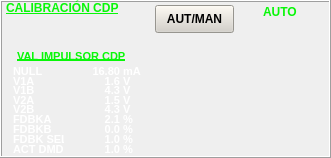
  <widget class="QFrame" name="FrCalIGV_2">
   <property name="geometry">
    <rect>
     <x>691</x>
     <y>40</y>
     <width>331</width>
     <height>158</height>
    </rect>
   </property>
   <property name="frameShape">
    <enum>QFrame::Box</enum>
   </property>
   <property name="frameShadow">
    <enum>QFrame::Raised</enum>
   </property>
   <widget class="QLabel" name="lbCDPT">
    <property name="geometry">
     <rect>
      <x>6</x>
      <y>0</y>
      <width>121</width>
      <height>16</height>
     </rect>
    </property>
    <property name="font">
     <font>
      <pointsize>9</pointsize>
      <weight>75</weight>
      <bold>true</bold>
      <underline>true</underline>
     </font>
    </property>
    <property name="layoutDirection">
     <enum>Qt::LeftToRight</enum>
    </property>
    <property name="styleSheet">
     <string notr="true">background-color: rgba(255, 255, 255, 0);
color: rgb(8, 247, 8);</string>
    </property>
    <property name="text">
     <string>CALIBRACIÓN CDP</string>
    </property>
   </widget>
   <widget class="QLabel" name="lbAutoCDPT">
    <property name="geometry">
     <rect>
      <x>263</x>
      <y>4</y>
      <width>41</width>
      <height>16</height>
     </rect>
    </property>
    <property name="font">
     <font>
      <pointsize>9</pointsize>
      <weight>75</weight>
      <bold>true</bold>
      <underline>false</underline>
     </font>
    </property>
    <property name="layoutDirection">
     <enum>Qt::LeftToRight</enum>
    </property>
    <property name="styleSheet">
     <string notr="true">background-color: rgba(255, 255, 255, 0);
color: rgb(8, 247, 8);</string>
    </property>
    <property name="text">
     <string>AUTO</string>
    </property>
   </widget>
   <widget class="QPushButton" name="btnAUTCDP">
    <property name="geometry">
     <rect>
      <x>155</x>
      <y>5</y>
      <width>79</width>
      <height>28</height>
     </rect>
    </property>
    <property name="font">
     <font>
      <pointsize>9</pointsize>
      <weight>75</weight>
      <bold>true</bold>
     </font>
    </property>
    <property name="styleSheet">
     <string notr="true">background-color: rgb(212, 208, 200);</string>
    </property>
    <property name="text">
     <string>AUT/MAN</string>
    </property>
   </widget>
   <widget class="QLabel" name="lbCDPT_2">
    <property name="geometry">
     <rect>
      <x>17</x>
      <y>48</y>
      <width>121</width>
      <height>16</height>
     </rect>
    </property>
    <property name="font">
     <font>
      <pointsize>8</pointsize>
      <weight>75</weight>
      <bold>true</bold>
      <underline>true</underline>
     </font>
    </property>
    <property name="layoutDirection">
     <enum>Qt::LeftToRight</enum>
    </property>
    <property name="styleSheet">
     <string notr="true">background-color: rgba(255, 255, 255, 0);
color: rgb(8, 247, 8);</string>
    </property>
    <property name="text">
     <string>VAL IMPULSOR CDP</string>
    </property>
   </widget>
   <widget class="QLabel" name="lbImpCDPT_1">
    <property name="geometry">
     <rect>
      <x>13</x>
      <y>63</y>
      <width>41</width>
      <height>16</height>
     </rect>
    </property>
    <property name="font">
     <font>
      <pointsize>8</pointsize>
      <weight>75</weight>
      <bold>true</bold>
      <underline>false</underline>
     </font>
    </property>
    <property name="layoutDirection">
     <enum>Qt::LeftToRight</enum>
    </property>
    <property name="styleSheet">
     <string notr="true">background-color: rgba(255, 255, 255, 0);
color: rgb(255, 255, 255);</string>
    </property>
    <property name="text">
     <string>NULL</string>
    </property>
   </widget>
   <widget class="QLabel" name="lbImpCDP_1">
    <property name="geometry">
     <rect>
      <x>59</x>
      <y>63</y>
      <width>61</width>
      <height>16</height>
     </rect>
    </property>
    <property name="font">
     <font>
      <pointsize>8</pointsize>
      <weight>75</weight>
      <bold>true</bold>
      <underline>false</underline>
     </font>
    </property>
    <property name="layoutDirection">
     <enum>Qt::LeftToRight</enum>
    </property>
    <property name="styleSheet">
     <string notr="true">background-color: rgba(255, 255, 255, 0);
color: rgb(255, 255, 255);</string>
    </property>
    <property name="text">
     <string>16.80</string>
    </property>
    <property name="alignment">
     <set>Qt::AlignRight|Qt::AlignTrailing|Qt::AlignVCenter</set>
    </property>
   </widget>
   <widget class="QLabel" name="lbImpCDPU_1">
    <property name="geometry">
     <rect>
      <x>123</x>
      <y>63</y>
      <width>41</width>
      <height>16</height>
     </rect>
    </property>
    <property name="font">
     <font>
      <pointsize>8</pointsize>
      <weight>75</weight>
      <bold>true</bold>
      <underline>false</underline>
     </font>
    </property>
    <property name="layoutDirection">
     <enum>Qt::LeftToRight</enum>
    </property>
    <property name="styleSheet">
     <string notr="true">background-color: rgba(255, 255, 255, 0);
color: rgb(255, 255, 255);</string>
    </property>
    <property name="text">
     <string>mA</string>
    </property>
   </widget>
   <widget class="QLabel" name="lbImpCDPT_2">
    <property name="geometry">
     <rect>
      <x>13</x>
      <y>73</y>
      <width>41</width>
      <height>16</height>
     </rect>
    </property>
    <property name="font">
     <font>
      <pointsize>8</pointsize>
      <weight>75</weight>
      <bold>true</bold>
      <underline>false</underline>
     </font>
    </property>
    <property name="layoutDirection">
     <enum>Qt::LeftToRight</enum>
    </property>
    <property name="styleSheet">
     <string notr="true">background-color: rgba(255, 255, 255, 0);
color: rgb(255, 255, 255);</string>
    </property>
    <property name="text">
     <string>V1A</string>
    </property>
   </widget>
   <widget class="QLabel" name="lbImpCDP_2">
    <property name="geometry">
     <rect>
      <x>59</x>
      <y>73</y>
      <width>61</width>
      <height>16</height>
     </rect>
    </property>
    <property name="font">
     <font>
      <pointsize>8</pointsize>
      <weight>75</weight>
      <bold>true</bold>
      <underline>false</underline>
     </font>
    </property>
    <property name="layoutDirection">
     <enum>Qt::LeftToRight</enum>
    </property>
    <property name="styleSheet">
     <string notr="true">background-color: rgba(255, 255, 255, 0);
color: rgb(255, 255, 255);</string>
    </property>
    <property name="text">
     <string>1.6</string>
    </property>
    <property name="alignment">
     <set>Qt::AlignRight|Qt::AlignTrailing|Qt::AlignVCenter</set>
    </property>
   </widget>
   <widget class="QLabel" name="lbImpCDPU_2">
    <property name="geometry">
     <rect>
      <x>123</x>
      <y>73</y>
      <width>41</width>
      <height>16</height>
     </rect>
    </property>
    <property name="font">
     <font>
      <pointsize>8</pointsize>
      <weight>75</weight>
      <bold>true</bold>
      <underline>false</underline>
     </font>
    </property>
    <property name="layoutDirection">
     <enum>Qt::LeftToRight</enum>
    </property>
    <property name="styleSheet">
     <string notr="true">background-color: rgba(255, 255, 255, 0);
color: rgb(255, 255, 255);</string>
    </property>
    <property name="text">
     <string>V</string>
    </property>
   </widget>
   <widget class="QLabel" name="lbImpCDPT_3">
    <property name="geometry">
     <rect>
      <x>13</x>
      <y>82</y>
      <width>41</width>
      <height>16</height>
     </rect>
    </property>
    <property name="font">
     <font>
      <pointsize>8</pointsize>
      <weight>75</weight>
      <bold>true</bold>
      <underline>false</underline>
     </font>
    </property>
    <property name="layoutDirection">
     <enum>Qt::LeftToRight</enum>
    </property>
    <property name="styleSheet">
     <string notr="true">background-color: rgba(255, 255, 255, 0);
color: rgb(255, 255, 255);</string>
    </property>
    <property name="text">
     <string>V1B</string>
    </property>
   </widget>
   <widget class="QLabel" name="lbImpCDP_3">
    <property name="geometry">
     <rect>
      <x>59</x>
      <y>82</y>
      <width>61</width>
      <height>16</height>
     </rect>
    </property>
    <property name="font">
     <font>
      <pointsize>8</pointsize>
      <weight>75</weight>
      <bold>true</bold>
      <underline>false</underline>
     </font>
    </property>
    <property name="layoutDirection">
     <enum>Qt::LeftToRight</enum>
    </property>
    <property name="styleSheet">
     <string notr="true">background-color: rgba(255, 255, 255, 0);
color: rgb(255, 255, 255);</string>
    </property>
    <property name="text">
     <string>4.3</string>
    </property>
    <property name="alignment">
     <set>Qt::AlignRight|Qt::AlignTrailing|Qt::AlignVCenter</set>
    </property>
   </widget>
   <widget class="QLabel" name="lbImpCDPU_3">
    <property name="geometry">
     <rect>
      <x>123</x>
      <y>82</y>
      <width>41</width>
      <height>16</height>
     </rect>
    </property>
    <property name="font">
     <font>
      <pointsize>8</pointsize>
      <weight>75</weight>
      <bold>true</bold>
      <underline>false</underline>
     </font>
    </property>
    <property name="layoutDirection">
     <enum>Qt::LeftToRight</enum>
    </property>
    <property name="styleSheet">
     <string notr="true">background-color: rgba(255, 255, 255, 0);
color: rgb(255, 255, 255);</string>
    </property>
    <property name="text">
     <string>V</string>
    </property>
   </widget>
   <widget class="QLabel" name="lbIMPCDPU_4">
    <property name="geometry">
     <rect>
      <x>123</x>
      <y>92</y>
      <width>41</width>
      <height>16</height>
     </rect>
    </property>
    <property name="font">
     <font>
      <pointsize>8</pointsize>
      <weight>75</weight>
      <bold>true</bold>
      <underline>false</underline>
     </font>
    </property>
    <property name="layoutDirection">
     <enum>Qt::LeftToRight</enum>
    </property>
    <property name="styleSheet">
     <string notr="true">background-color: rgba(255, 255, 255, 0);
color: rgb(255, 255, 255);</string>
    </property>
    <property name="text">
     <string>V</string>
    </property>
   </widget>
   <widget class="QLabel" name="lbIMCDP_4">
    <property name="geometry">
     <rect>
      <x>59</x>
      <y>92</y>
      <width>61</width>
      <height>16</height>
     </rect>
    </property>
    <property name="font">
     <font>
      <pointsize>8</pointsize>
      <weight>75</weight>
      <bold>true</bold>
      <underline>false</underline>
     </font>
    </property>
    <property name="layoutDirection">
     <enum>Qt::LeftToRight</enum>
    </property>
    <property name="styleSheet">
     <string notr="true">background-color: rgba(255, 255, 255, 0);
color: rgb(255, 255, 255);</string>
    </property>
    <property name="text">
     <string>1.5</string>
    </property>
    <property name="alignment">
     <set>Qt::AlignRight|Qt::AlignTrailing|Qt::AlignVCenter</set>
    </property>
   </widget>
   <widget class="QLabel" name="lbIMPCDPT_4">
    <property name="geometry">
     <rect>
      <x>13</x>
      <y>92</y>
      <width>41</width>
      <height>16</height>
     </rect>
    </property>
    <property name="font">
     <font>
      <pointsize>8</pointsize>
      <weight>75</weight>
      <bold>true</bold>
      <underline>false</underline>
     </font>
    </property>
    <property name="layoutDirection">
     <enum>Qt::LeftToRight</enum>
    </property>
    <property name="styleSheet">
     <string notr="true">background-color: rgba(255, 255, 255, 0);
color: rgb(255, 255, 255);</string>
    </property>
    <property name="text">
     <string>V2A</string>
    </property>
   </widget>
   <widget class="QLabel" name="lbIMPCDPT_5">
    <property name="geometry">
     <rect>
      <x>13</x>
      <y>101</y>
      <width>41</width>
      <height>16</height>
     </rect>
    </property>
    <property name="font">
     <font>
      <pointsize>8</pointsize>
      <weight>75</weight>
      <bold>true</bold>
      <underline>false</underline>
     </font>
    </property>
    <property name="layoutDirection">
     <enum>Qt::LeftToRight</enum>
    </property>
    <property name="styleSheet">
     <string notr="true">background-color: rgba(255, 255, 255, 0);
color: rgb(255, 255, 255);</string>
    </property>
    <property name="text">
     <string>V2B</string>
    </property>
   </widget>
   <widget class="QLabel" name="lbIMPCDP_5">
    <property name="geometry">
     <rect>
      <x>59</x>
      <y>101</y>
      <width>61</width>
      <height>16</height>
     </rect>
    </property>
    <property name="font">
     <font>
      <pointsize>8</pointsize>
      <weight>75</weight>
      <bold>true</bold>
      <underline>false</underline>
     </font>
    </property>
    <property name="layoutDirection">
     <enum>Qt::LeftToRight</enum>
    </property>
    <property name="styleSheet">
     <string notr="true">background-color: rgba(255, 255, 255, 0);
color: rgb(255, 255, 255);</string>
    </property>
    <property name="text">
     <string>4.3</string>
    </property>
    <property name="alignment">
     <set>Qt::AlignRight|Qt::AlignTrailing|Qt::AlignVCenter</set>
    </property>
   </widget>
   <widget class="QLabel" name="lbIMPCDPU_5">
    <property name="geometry">
     <rect>
      <x>123</x>
      <y>101</y>
      <width>41</width>
      <height>16</height>
     </rect>
    </property>
    <property name="font">
     <font>
      <pointsize>8</pointsize>
      <weight>75</weight>
      <bold>true</bold>
      <underline>false</underline>
     </font>
    </property>
    <property name="layoutDirection">
     <enum>Qt::LeftToRight</enum>
    </property>
    <property name="styleSheet">
     <string notr="true">background-color: rgba(255, 255, 255, 0); 
color: rgb(255, 255, 255);</string>
    </property>
    <property name="text">
     <string>V</string>
    </property>
   </widget>
   <widget class="QLabel" name="lbIMPCDPT_6">
    <property name="geometry">
     <rect>
      <x>13</x>
      <y>111</y>
      <width>41</width>
      <height>16</height>
     </rect>
    </property>
    <property name="font">
     <font>
      <pointsize>8</pointsize>
      <weight>75</weight>
      <bold>true</bold>
      <underline>false</underline>
     </font>
    </property>
    <property name="layoutDirection">
     <enum>Qt::LeftToRight</enum>
    </property>
    <property name="styleSheet">
     <string notr="true">background-color: rgba(255, 255, 255, 0);
color: rgb(255, 255, 255);</string>
    </property>
    <property name="text">
     <string>FDBKA</string>
    </property>
   </widget>
   <widget class="QLabel" name="lbIMPCDP_6">
    <property name="geometry">
     <rect>
      <x>59</x>
      <y>111</y>
      <width>61</width>
      <height>16</height>
     </rect>
    </property>
    <property name="font">
     <font>
      <pointsize>8</pointsize>
      <weight>75</weight>
      <bold>true</bold>
      <underline>false</underline>
     </font>
    </property>
    <property name="layoutDirection">
     <enum>Qt::LeftToRight</enum>
    </property>
    <property name="styleSheet">
     <string notr="true">background-color: rgba(255, 255, 255, 0);
color: rgb(255, 255, 255);</string>
    </property>
    <property name="text">
     <string>2.1</string>
    </property>
    <property name="alignment">
     <set>Qt::AlignRight|Qt::AlignTrailing|Qt::AlignVCenter</set>
    </property>
   </widget>
   <widget class="QLabel" name="lbIMPCDPU_6">
    <property name="geometry">
     <rect>
      <x>123</x>
      <y>111</y>
      <width>41</width>
      <height>16</height>
     </rect>
    </property>
    <property name="font">
     <font>
      <pointsize>8</pointsize>
      <weight>75</weight>
      <bold>true</bold>
      <underline>false</underline>
     </font>
    </property>
    <property name="layoutDirection">
     <enum>Qt::LeftToRight</enum>
    </property>
    <property name="styleSheet">
     <string notr="true">background-color: rgba(255, 255, 255, 0);
color: rgb(255, 255, 255);</string>
    </property>
    <property name="text">
     <string>%</string>
    </property>
   </widget>
   <widget class="QLabel" name="lbIMPCDPT_7">
    <property name="geometry">
     <rect>
      <x>13</x>
      <y>121</y>
      <width>41</width>
      <height>16</height>
     </rect>
    </property>
    <property name="font">
     <font>
      <pointsize>8</pointsize>
      <weight>75</weight>
      <bold>true</bold>
      <underline>false</underline>
     </font>
    </property>
    <property name="layoutDirection">
     <enum>Qt::LeftToRight</enum>
    </property>
    <property name="styleSheet">
     <string notr="true">background-color: rgba(255, 255, 255, 0);
color: rgb(255, 255, 255);</string>
    </property>
    <property name="text">
     <string>FDBKB</string>
    </property>
   </widget>
   <widget class="QLabel" name="lbIMPCDP_7">
    <property name="geometry">
     <rect>
      <x>59</x>
      <y>121</y>
      <width>61</width>
      <height>16</height>
     </rect>
    </property>
    <property name="font">
     <font>
      <pointsize>8</pointsize>
      <weight>75</weight>
      <bold>true</bold>
      <underline>false</underline>
     </font>
    </property>
    <property name="layoutDirection">
     <enum>Qt::LeftToRight</enum>
    </property>
    <property name="styleSheet">
     <string notr="true">background-color: rgba(255, 255, 255, 0);
color: rgb(255, 255, 255);</string>
    </property>
    <property name="text">
     <string>0.0</string>
    </property>
    <property name="alignment">
     <set>Qt::AlignRight|Qt::AlignTrailing|Qt::AlignVCenter</set>
    </property>
   </widget>
   <widget class="QLabel" name="lbIMPCDPU_7">
    <property name="geometry">
     <rect>
      <x>123</x>
      <y>121</y>
      <width>41</width>
      <height>16</height>
     </rect>
    </property>
    <property name="font">
     <font>
      <pointsize>8</pointsize>
      <weight>75</weight>
      <bold>true</bold>
      <underline>false</underline>
     </font>
    </property>
    <property name="layoutDirection">
     <enum>Qt::LeftToRight</enum>
    </property>
    <property name="styleSheet">
     <string notr="true">background-color: rgba(255, 255, 255, 0);
color: rgb(255, 255, 255);</string>
    </property>
    <property name="text">
     <string>%</string>
    </property>
   </widget>
   <widget class="QLabel" name="lbIMPCDPT_8">
    <property name="geometry">
     <rect>
      <x>13</x>
      <y>131</y>
      <width>51</width>
      <height>16</height>
     </rect>
    </property>
    <property name="font">
     <font>
      <pointsize>8</pointsize>
      <weight>75</weight>
      <bold>true</bold>
      <underline>false</underline>
     </font>
    </property>
    <property name="layoutDirection">
     <enum>Qt::LeftToRight</enum>
    </property>
    <property name="styleSheet">
     <string notr="true">background-color: rgba(255, 255, 255, 0);
color: rgb(255, 255, 255);</string>
    </property>
    <property name="text">
     <string>FDBK SEL</string>
    </property>
   </widget>
   <widget class="QLabel" name="lbIMPCDP_8">
    <property name="geometry">
     <rect>
      <x>59</x>
      <y>131</y>
      <width>61</width>
      <height>16</height>
     </rect>
    </property>
    <property name="font">
     <font>
      <pointsize>8</pointsize>
      <weight>75</weight>
      <bold>true</bold>
      <underline>false</underline>
     </font>
    </property>
    <property name="layoutDirection">
     <enum>Qt::LeftToRight</enum>
    </property>
    <property name="styleSheet">
     <string notr="true">background-color: rgba(255, 255, 255, 0);
color: rgb(255, 255, 255);</string>
    </property>
    <property name="text">
     <string>1.0</string>
    </property>
    <property name="alignment">
     <set>Qt::AlignRight|Qt::AlignTrailing|Qt::AlignVCenter</set>
    </property>
   </widget>
   <widget class="QLabel" name="lbIMPCDPU_8">
    <property name="geometry">
     <rect>
      <x>123</x>
      <y>131</y>
      <width>41</width>
      <height>16</height>
     </rect>
    </property>
    <property name="font">
     <font>
      <pointsize>8</pointsize>
      <weight>75</weight>
      <bold>true</bold>
      <underline>false</underline>
     </font>
    </property>
    <property name="layoutDirection">
     <enum>Qt::LeftToRight</enum>
    </property>
    <property name="styleSheet">
     <string notr="true">background-color: rgba(255, 255, 255, 0);
color: rgb(255, 255, 255);</string>
    </property>
    <property name="text">
     <string>%</string>
    </property>
   </widget>
   <widget class="QLabel" name="lbIMPCDPT_9">
    <property name="geometry">
     <rect>
      <x>13</x>
      <y>141</y>
      <width>51</width>
      <height>16</height>
     </rect>
    </property>
    <property name="font">
     <font>
      <pointsize>8</pointsize>
      <weight>75</weight>
      <bold>true</bold>
      <underline>false</underline>
     </font>
    </property>
    <property name="layoutDirection">
     <enum>Qt::LeftToRight</enum>
    </property>
    <property name="styleSheet">
     <string notr="true">background-color: rgba(255, 255, 255, 0);
color: rgb(255, 255, 255);</string>
    </property>
    <property name="text">
     <string>ACT DMD</string>
    </property>
   </widget>
   <widget class="QLabel" name="lbIMPCDP_9">
    <property name="geometry">
     <rect>
      <x>59</x>
      <y>141</y>
      <width>61</width>
      <height>16</height>
     </rect>
    </property>
    <property name="font">
     <font>
      <pointsize>8</pointsize>
      <weight>75</weight>
      <bold>true</bold>
      <underline>false</underline>
     </font>
    </property>
    <property name="layoutDirection">
     <enum>Qt::LeftToRight</enum>
    </property>
    <property name="styleSheet">
     <string notr="true">background-color: rgba(255, 255, 255, 0);
color: rgb(255, 255, 255);</string>
    </property>
    <property name="text">
     <string>1.0</string>
    </property>
    <property name="alignment">
     <set>Qt::AlignRight|Qt::AlignTrailing|Qt::AlignVCenter</set>
    </property>
   </widget>
   <widget class="QLabel" name="lbIMPCDPU_9">
    <property name="geometry">
     <rect>
      <x>123</x>
      <y>141</y>
      <width>41</width>
      <height>16</height>
     </rect>
    </property>
    <property name="font">
     <font>
      <pointsize>8</pointsize>
      <weight>75</weight>
      <bold>true</bold>
      <underline>false</underline>
     </font>
    </property>
    <property name="layoutDirection">
     <enum>Qt::LeftToRight</enum>
    </property>
    <property name="styleSheet">
     <string notr="true">background-color: rgba(255, 255, 255, 0);
color: rgb(255, 255, 255);</string>
    </property>
    <property name="text">
     <string>%</string>
    </property>
   </widget>
  </widget>
